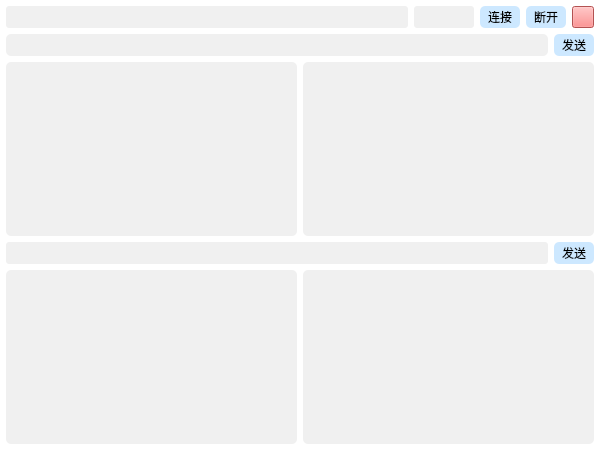
<?xml version="1.0" encoding="UTF-8"?>
<ui version="4.0">
 <class>HttpClient</class>
 <widget class="QWidget" name="HttpClient">
  <property name="geometry">
   <rect>
    <x>0</x>
    <y>0</y>
    <width>600</width>
    <height>450</height>
   </rect>
  </property>
  <property name="windowTitle">
   <string>Form</string>
  </property>
  <property name="styleSheet">
   <string notr="true">QWidget#HttpClient{
background-color: rgb(255, 255, 255);
}</string>
  </property>
  <layout class="QGridLayout" name="gridLayout">
   <property name="leftMargin">
    <number>6</number>
   </property>
   <property name="topMargin">
    <number>6</number>
   </property>
   <property name="rightMargin">
    <number>6</number>
   </property>
   <property name="bottomMargin">
    <number>6</number>
   </property>
   <item row="1" column="0" colspan="2">
    <layout class="QHBoxLayout" name="horizontalLayout_6">
     <item>
      <widget class="QLineEdit" name="lineEdit_17">
       <property name="minimumSize">
        <size>
         <width>0</width>
         <height>22</height>
        </size>
       </property>
       <property name="maximumSize">
        <size>
         <width>16777215</width>
         <height>22</height>
        </size>
       </property>
       <property name="styleSheet">
        <string notr="true">QLineEdit{
background-color: rgb(240, 240, 240);
border-radius:5px;
}
</string>
       </property>
      </widget>
     </item>
     <item>
      <widget class="QPushButton" name="pushButton_12">
       <property name="sizePolicy">
        <sizepolicy hsizetype="Fixed" vsizetype="Fixed">
         <horstretch>0</horstretch>
         <verstretch>0</verstretch>
        </sizepolicy>
       </property>
       <property name="minimumSize">
        <size>
         <width>40</width>
         <height>22</height>
        </size>
       </property>
       <property name="maximumSize">
        <size>
         <width>40</width>
         <height>22</height>
        </size>
       </property>
       <property name="styleSheet">
        <string notr="true">QPushButton {
border-radius:5px
;background-color: rgb(205, 232, 255);
}

QPushButton:hover {
background-color: rgb(255, 165, 0);
}</string>
       </property>
       <property name="text">
        <string>发送</string>
       </property>
      </widget>
     </item>
    </layout>
   </item>
   <item row="4" column="1">
    <widget class="QPlainTextEdit" name="plainTextEdit_10">
     <property name="styleSheet">
      <string notr="true">QPlainTextEdit{
background-color: rgb(240, 240, 240);
border-radius:5px;
}
</string>
     </property>
    </widget>
   </item>
   <item row="4" column="0">
    <widget class="QPlainTextEdit" name="plainTextEdit_8">
     <property name="styleSheet">
      <string notr="true">QPlainTextEdit{
background-color: rgb(240, 240, 240);
border-radius:5px;
}
</string>
     </property>
    </widget>
   </item>
   <item row="2" column="0">
    <widget class="QPlainTextEdit" name="plainTextEdit_7">
     <property name="styleSheet">
      <string notr="true">QPlainTextEdit{
background-color: rgb(240, 240, 240);
border-radius:5px;
}
</string>
     </property>
    </widget>
   </item>
   <item row="0" column="0" colspan="2">
    <layout class="QHBoxLayout" name="horizontalLayout_5">
     <item>
      <widget class="QLineEdit" name="lineEdit_15">
       <property name="minimumSize">
        <size>
         <width>0</width>
         <height>22</height>
        </size>
       </property>
       <property name="maximumSize">
        <size>
         <width>16777215</width>
         <height>16777215</height>
        </size>
       </property>
       <property name="styleSheet">
        <string notr="true">QLineEdit{
background-color: rgb(240, 240, 240);
border-radius:3px;
}
</string>
       </property>
      </widget>
     </item>
     <item>
      <widget class="QLineEdit" name="lineEdit_16">
       <property name="sizePolicy">
        <sizepolicy hsizetype="Fixed" vsizetype="Fixed">
         <horstretch>0</horstretch>
         <verstretch>0</verstretch>
        </sizepolicy>
       </property>
       <property name="minimumSize">
        <size>
         <width>60</width>
         <height>22</height>
        </size>
       </property>
       <property name="maximumSize">
        <size>
         <width>60</width>
         <height>22</height>
        </size>
       </property>
       <property name="styleSheet">
        <string notr="true">QLineEdit{
background-color: rgb(240, 240, 240);
border-radius:3px;
}
</string>
       </property>
      </widget>
     </item>
     <item>
      <widget class="QPushButton" name="btn_connect_2">
       <property name="sizePolicy">
        <sizepolicy hsizetype="Fixed" vsizetype="Fixed">
         <horstretch>0</horstretch>
         <verstretch>0</verstretch>
        </sizepolicy>
       </property>
       <property name="minimumSize">
        <size>
         <width>40</width>
         <height>22</height>
        </size>
       </property>
       <property name="maximumSize">
        <size>
         <width>40</width>
         <height>22</height>
        </size>
       </property>
       <property name="styleSheet">
        <string notr="true">QPushButton {
border-radius:5px
;background-color: rgb(205, 232, 255);
}

QPushButton:hover {
background-color: rgb(255, 165, 0);
}</string>
       </property>
       <property name="text">
        <string>连接</string>
       </property>
      </widget>
     </item>
     <item>
      <widget class="QPushButton" name="btn_disconnect_2">
       <property name="sizePolicy">
        <sizepolicy hsizetype="Fixed" vsizetype="Fixed">
         <horstretch>0</horstretch>
         <verstretch>0</verstretch>
        </sizepolicy>
       </property>
       <property name="minimumSize">
        <size>
         <width>40</width>
         <height>22</height>
        </size>
       </property>
       <property name="maximumSize">
        <size>
         <width>40</width>
         <height>22</height>
        </size>
       </property>
       <property name="styleSheet">
        <string notr="true">QPushButton {
border-radius:5px
;background-color: rgb(205, 232, 255);
}

QPushButton:hover {
background-color: rgb(255, 165, 0);
}</string>
       </property>
       <property name="text">
        <string>断开</string>
       </property>
      </widget>
     </item>
     <item>
      <widget class="QPushButton" name="btn_conn_light_2">
       <property name="sizePolicy">
        <sizepolicy hsizetype="Fixed" vsizetype="Fixed">
         <horstretch>0</horstretch>
         <verstretch>0</verstretch>
        </sizepolicy>
       </property>
       <property name="minimumSize">
        <size>
         <width>22</width>
         <height>22</height>
        </size>
       </property>
       <property name="maximumSize">
        <size>
         <width>22</width>
         <height>22</height>
        </size>
       </property>
       <property name="styleSheet">
        <string notr="true">background-color: rgb(251, 115,115);</string>
       </property>
       <property name="text">
        <string/>
       </property>
      </widget>
     </item>
    </layout>
   </item>
   <item row="3" column="0" colspan="2">
    <layout class="QHBoxLayout" name="horizontalLayout_7">
     <item>
      <widget class="QLineEdit" name="lineEdit_18">
       <property name="minimumSize">
        <size>
         <width>0</width>
         <height>22</height>
        </size>
       </property>
       <property name="maximumSize">
        <size>
         <width>16777215</width>
         <height>22</height>
        </size>
       </property>
       <property name="styleSheet">
        <string notr="true">QLineEdit{
background-color: rgb(240, 240, 240);
border-radius:3px;
}
</string>
       </property>
      </widget>
     </item>
     <item>
      <widget class="QPushButton" name="pushButton_13">
       <property name="sizePolicy">
        <sizepolicy hsizetype="Fixed" vsizetype="Fixed">
         <horstretch>0</horstretch>
         <verstretch>0</verstretch>
        </sizepolicy>
       </property>
       <property name="minimumSize">
        <size>
         <width>40</width>
         <height>22</height>
        </size>
       </property>
       <property name="maximumSize">
        <size>
         <width>40</width>
         <height>22</height>
        </size>
       </property>
       <property name="styleSheet">
        <string notr="true">QPushButton {
border-radius:5px
;background-color: rgb(205, 232, 255);
}

QPushButton:hover {
background-color: rgb(255, 165, 0);
}</string>
       </property>
       <property name="text">
        <string>发送</string>
       </property>
      </widget>
     </item>
    </layout>
   </item>
   <item row="2" column="1">
    <widget class="QPlainTextEdit" name="plainTextEdit_9">
     <property name="styleSheet">
      <string notr="true">QPlainTextEdit{
background-color: rgb(240, 240, 240);
border-radius:5px;
}
</string>
     </property>
     <property name="plainText">
      <string/>
     </property>
    </widget>
   </item>
  </layout>
 </widget>
 <resources/>
 <connections/>
</ui>
